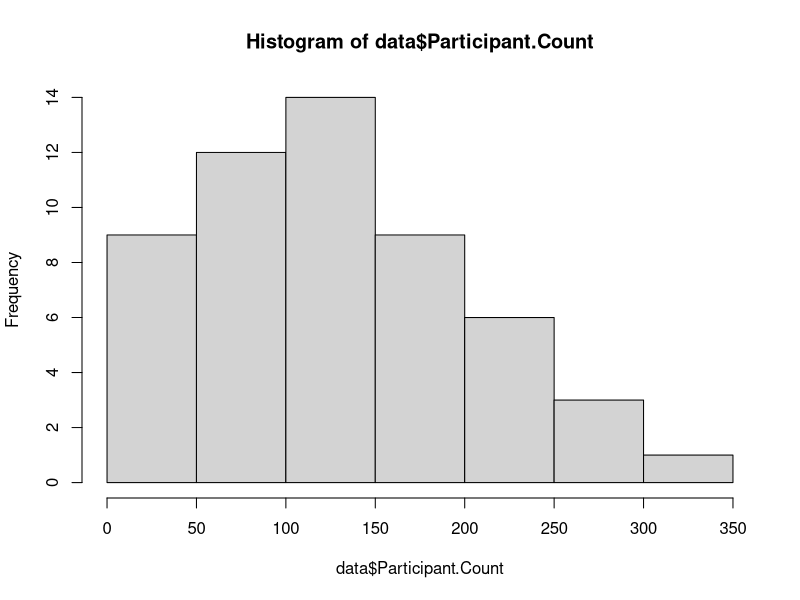

The R source for this figure:
## ---- chunk 1
library("readxl")
data <- read.csv("Class_Completion_Analysis_2024_08_07.csv")
data <- na.omit(data)
## ---- chunk 2
sched <- read_xlsx("Master CHS 2024 MB Schedule (Including _Staff Hours View_) - Printable Program Schedule 4_15_2023.xlsx")
sched <- subset(sched, select = -c(Lunch, ...7))

names <- c("mb", "block1", "block2", "block3", "block4", "break1", "block5", "break2", "block6", "break6", "class.cap", "age.restriction", "money", "additional.comments")
colnames(sched) <- names
## ---- chunk 3
# This chunk counts how many times the word session appears in the blocks. 
sched$session_count <- apply(sched[, c("block1", "block2", "block3", "block4", "block5", "block6")], 1, function(row) {
  sum(grepl("session", row, ignore.case = TRUE))
})
# Gets class cap
sched$class.cap <- as.numeric(sched$class.cap)  
sched$class.cap[is.na(sched$class.cap)] <- 0

# multiplies session count by number of spots per session
sched$potential <- sched$session_count * sched$class.cap
# multiplies that number by the number of weeks.
sched$potential <- sched$potential * 6
## ---- chunk 4
# Matches indices for name of class in original data, and in  mb in schedule data. Basically matches up where a merit badge is in one dataframe to the other. 
matching_indices <- match(data$Class.Name, sched$mb)
data_filtered <- data[!is.na(matching_indices), ]

# Adds a session count column to data, using the indices to put each mb in the right row. 
data_filtered$session_count <- sched$session_count[matching_indices[!is.na(matching_indices)]]


# Add the corresponding `potential` values from `sched` to `data_filtered`
data_filtered$potential <- sched$potential[matching_indices[!is.na(matching_indices)]]
## ---- chunk 5
data_filtered$diff <- data_filtered$potential - data_filtered$Participant.Count

## ---- chunk 6
# I wanted to drop classes.complete and classes.incomplete as they just clutter the output and don't say too much that's interesting
data2 <- subset(data_filtered, select = -c(Classes.Complete, Classes.Incomplet))
largest_values <- data2[order(-data$Participant.Count), ][1:10,]
print(largest_values)
## ---- chunk 7
smallest_values <- data2[order(data$Participant.Count), ][1:10,]
print(smallest_values)
## ---- chunk 8
cat("The average completion rate of a merit badge is", mean(data$Percent.Complete), "The average attendance of a merit badge is", mean(data$Participant.Count), "The median attendance of a merit badge is", median(data$Participant.Count))

## ---- chunk 9
hist(data$Participant.Count)

## ---- chunk 10
cat("the number of merit badges awarded at camp this year was",sum(data$Classes.Complete))
